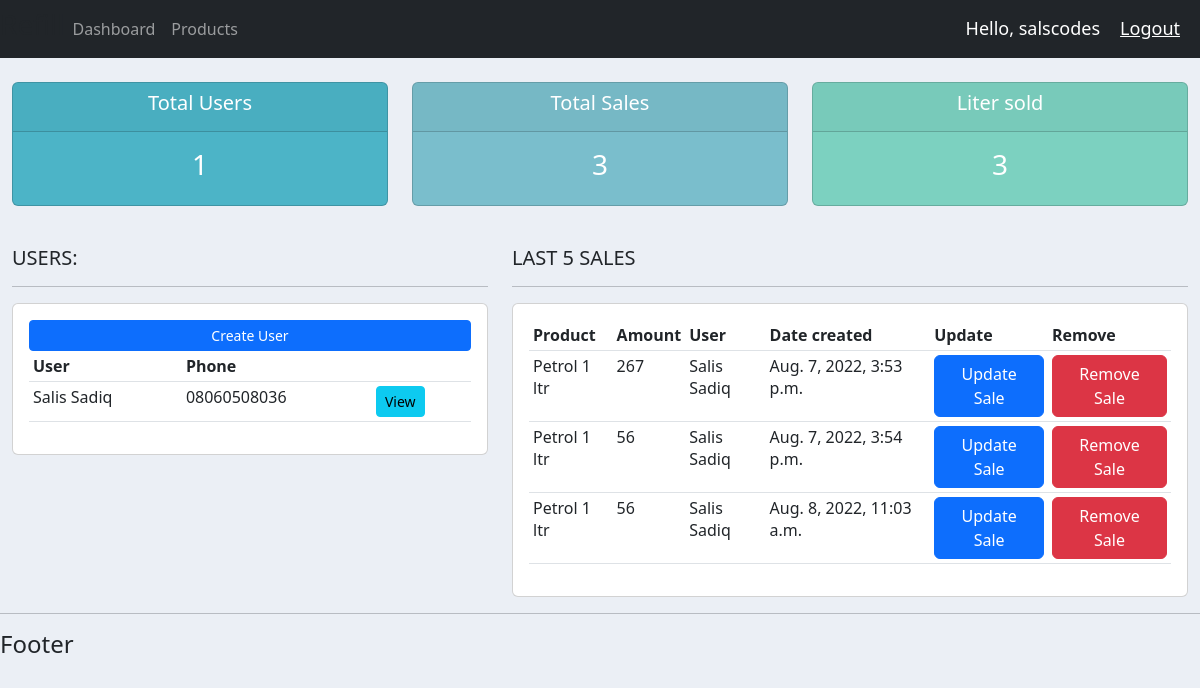
The app's page / (signed in) with its own data.
### accounts/models.py (models this page shows)
class User(models.Model):
	name = models.CharField(max_length=200, null=True)
	phone = models.CharField(max_length=200, null=True)
	email = models.CharField(max_length=200, null=True)
	date_created = models.DateTimeField(auto_now_add=True, null=True)
	def __str__(self):
		return self.name

class Sales(models.Model):
	user = models.ForeignKey(User, null=True, on_delete= models.SET_NULL)
	product = models.ForeignKey(Product, null=True, on_delete= models.SET_NULL)
	date_created = models.DateTimeField(auto_now_add=True, null=True)
	amount = models.IntegerField(null=True, default=0)

class Product(models.Model):
	name = models.CharField(max_length=200, null=True)
	price = models.FloatField(null=True)
	description = models.CharField(max_length=200, null=True, blank=True)
	date_created = models.DateTimeField(auto_now_add=True, null=True)
	def __str__(self):
		return self.name

### accounts/decorators.py (the view)
	def wrapper_function(request, *args, **kwargs):
		group = None
		if request.user.groups.exists():
			group = request.user.groups.all()[0].name
		if group == 'user':
			return redirect('user-page')
		if group == 'admin':
			return view_func(request, *args, **kwargs)

### accounts/views.py (called while the page is built)
@login_required(login_url='login')
@admin_only
def home(request):
    sales = Sales.objects.all()
    users = User.objects.all()
    total_users = users.count()
    total_sales = sales.count()
    context = {'sales': sales, 'users': users, 'total_users': total_users, 'total_sales': total_sales}
    return render(request, 'accounts/dashboard.html', context)

### accounts/templates/accounts/dashboard.html
{%  extends 'accounts/main.html' %}
{% block content %}
{%  include 'accounts/status.html' %}
<br>
<div class="row">
	<div class="col-md-5">
		<h5>USERS:</h5>
		<hr>
		<div class="card card-body">
			<a class="btn btn-primary  btn-sm btn-block" href="">Create User</a>
			<table class="table table-sm">
				<tr>
					<th>User</th>
					<th>Phone</th>
					<th></th>
				</tr>
				{% for user in users %}
					<tr>
						<td>{{user.name}}</td>
						<td>{{user.phone}}</td>
						<td><a class="btn btn-info btn-sm" href="{% url 'user' user.id %}">View</a></td>
					</tr>
				{% endfor %}
			</table>
		</div>
	</div>
	<div class="col-md-7">
		<h5>LAST 5 SALES</h5>
		<hr>
		<div class="card card-body">
			<table class="table table-sm">
				<tr>
					<th>Product</th>
					<th>Amount</th>
					<th>User</th>
					<th>Date created</th>
					<th>Update</th>
					<th>Remove</th>
				</tr>
				{% for sale in sales %}
					<tr>
						<td>{{sale.product}}</td>
						<td>{{sale.amount}}</td>
						<td>{{sale.user}}</td>
						<td>{{sale.date_created}}</td>
						<td> <a href="{% url 'update_sale' sale.id %}" class="btn btn-primary">Update Sale</a> </td>
						<td> <a href="{% url 'delete_sale' sale.id %}" class="btn btn-danger">Remove Sale</a> </td>
					</tr>
				{% endfor %}
			</table>
		</div>
	</div>
</div>
{% endblock %}

### accounts/templates/accounts/main.html (shortened to what this page needs)
{% load static %}
<html lang="en">
<head>
    <link href="https://cdn.jsdelivr.net/npm/bootstrap@5.2.0/dist/css/bootstrap.min.css" rel="stylesheet">
    <link rel="stylesheet" type="text/css" href="{% static '/css/main.css' %}">
</head>
<body>
    {% include 'accounts/navbar.html' %}
   <div class="container-fluid">
	{% block content %}
	{% endblock %}
    </div>
    <hr>
    <h4 >Footer</h4>
</body>
</html>

### accounts/templates/accounts/navbar.html (shortened to what this page needs)
{% load static %}
<nav class="navbar navbar-expand-lg navbar-dark bg-dark">
 <h3>Refill</h3>
  <div class="collapse navbar-collapse" id="navbarNav">
  {% if request.user.is_staff %}
    <ul class="navbar-nav">
      <li class="nav-item active">
        <a class="nav-link" href="{% url 'home' %}">Dashboard</a>
      </li>
      <li class="nav-item">
        <a class="nav-link" href="{% url 'products' %}">Products</a>
      </li>
    </ul>
  {% endif %}
  </div>
  <span class="hello-msg">Hello, {{request.user}}</span>
  <span ><a  class="hello-msg" href="{% url 'logout' %}">Logout</a></span>
</nav>

### accounts/templates/accounts/status.html
<br>
<div class="row">
	<div class="col">
		<div class="col-md">
			<div class="card text-center text-white  mb-3" id="total-orders">
			  	<div class="card-header">
			  		<h5 class="card-title">Total Users</h5>
			  	</div>
			  	<div class="card-body">
			    	<h3 class="card-title">{{total_users}}</h3>
			  	</div>
			</div>
		</div>
	</div>
	<div class="col">
		<div class="col-md">
			<div class="card text-center text-white  mb-3" id="orders-delivered">
			  	<div class="card-header">
			  		<h5 class="card-title">Total Sales</h5>
			  	</div>
			  	<div class="card-body">
			    	<h3 class="card-title">{{total_sales}}</h3>
			  	</div>
			</div>
		</div>
	</div>
	<div class="col">
		<div class="col-md">
			<div class="card text-center text-white  mb-3" id="orders-pending">
			  	<div class="card-header">
			  		<h5 class="card-title">Liter sold</h5>
			  	</div>
			  	<div class="card-body">
			    	<h3 class="card-title">3</h3>
			  	</div>
			</div>
		</div>
	</div>
</div>

### static/css/main.css (style rules this page uses)
body { background-color: #ebeff5; }
#total-orders { background-color: #4cb4c7; }
#orders-delivered { background-color: #7abecc; }
#orders-pending { background-color: #7CD1C0; }

### accounts/templates/accounts/navbar.html (style rules this page uses)
.hello-msg { font-size: 18px; color: #fff; margin-right: 20px; }

### records on screen
User: name "Salis Sadiq", phone "08060508036"
Sales: product "Petrol 1 ltr", amount "267", user "Salis Sadiq", date_created "Aug. 7, 2022, 3:53 p.m."
Sales: product "Petrol 1 ltr", amount "56", user "Salis Sadiq", date_created "Aug. 7, 2022, 3:54 p.m."
Sales: product "Petrol 1 ltr", amount "56", user "Salis Sadiq", date_created "Aug. 8, 2022, 11:03 a.m."

### other values on screen
{{ request.user }} "salscodes"
{{ total_users }} "1"
{{ total_sales }} "3"
